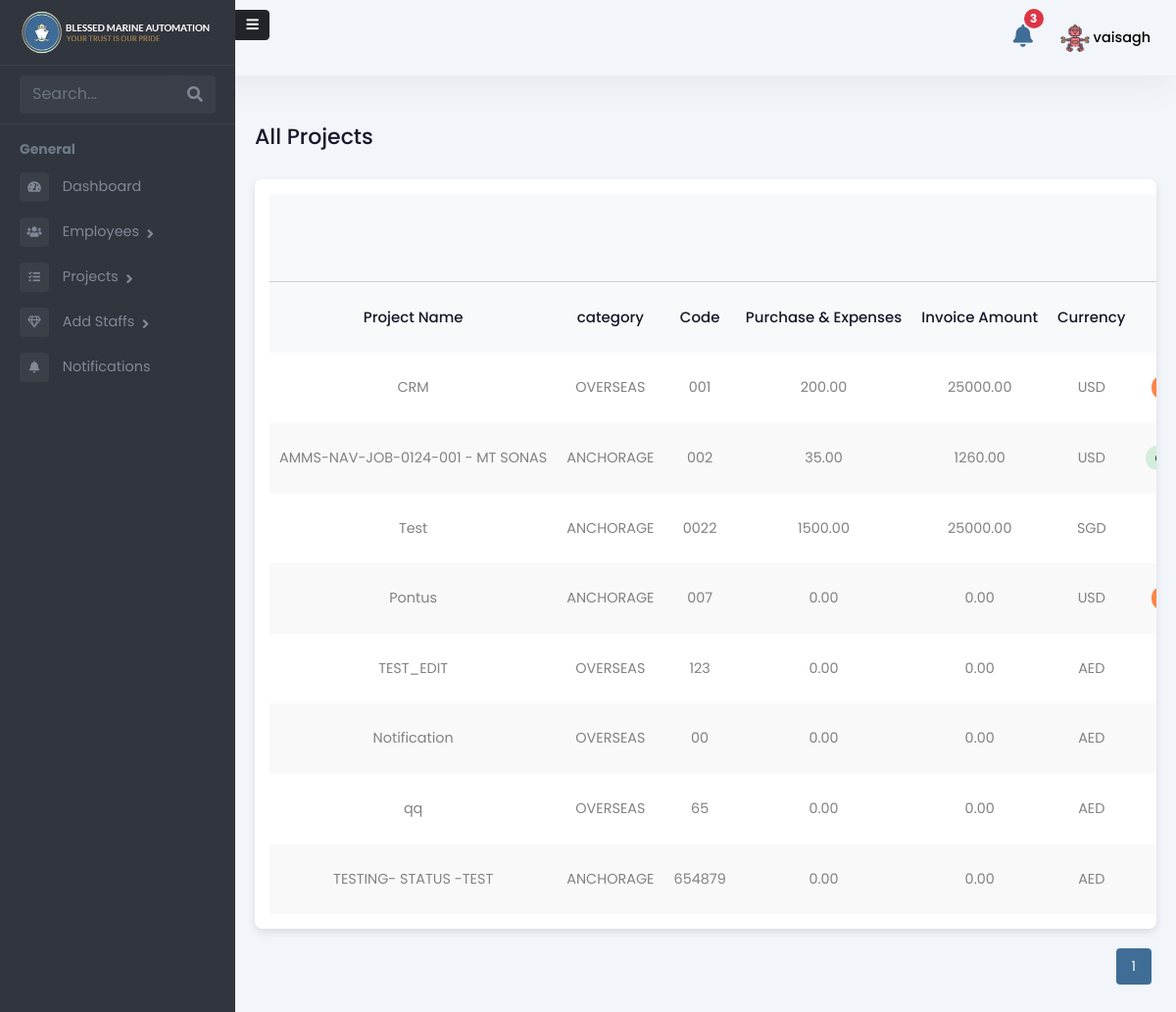
Screenshot of /admin-panel/projects/ (signed in) with the database file from the repository.
### Admin/models.py (models this page shows, shortened)
class Employee(models.Model):
    user = models.OneToOneField(User, on_delete=models.CASCADE, related_name='employee_profile')
    is_employee = models.BooleanField(default=False)
    is_manager = models.BooleanField(default=False)
    rank = models.CharField(max_length=255, blank=True, null=True)
    salary = models.DecimalField(max_digits=10, decimal_places=2, blank=True, null=True)
    work_days = models.DecimalField(max_digits=10, decimal_places=2, default=0, blank=True)
    holidays = models.IntegerField(null=True, blank=True)
    overseas_days = models.IntegerField(default=0)
    date_of_birth = models.DateField(null=True, blank=True)
    phone_number = models.CharField(max_length=15, blank=True, null=True)
    date_of_join = models.DateField(null=True, blank=True)
    address = models.TextField(blank=True, null=True)
    profile_picture = models.ImageField(upload_to="profile_pictures/", null=True, blank=True)

class Project(models.Model):
    STATUS_CHOICES = [
        ('PENDING', 'Pending'),
        ('ASSIGN', 'Assign'),
        ('ONGOING', 'Ongoing'),
        ('HOLD', 'Hold'),
        ('CANCELLED', 'Cancelled'),
        ('COMPLETED', 'Completed'),
    ]
    CATEGORY_CHOICES = [
        ('OVERSEAS', 'Overseas'),
        ('ANCHORAGE', 'Anchorage'),
        ('HOLIDAY_WORKING', 'Holiday Working'),
    ]
    PRIORITY_CHOICES = [
        ('HIGH', 'High'),
        ('MEDIUM', 'Medium'),
        ('LOW', 'Low'),
    ]
    name = models.CharField(max_length=255)
    code = models.CharField(max_length=100, unique=True)
    client_name = models.CharField(max_length=255, default="", blank=True)
    purchase_and_expenses = models.DecimalField(
        max_digits=12, decimal_places=2, default=0.00)
    invoice_amount = models.DecimalField(
        max_digits=12, decimal_places=2, default=0.00)
    currency_code = models.CharField(max_length=10, default="AED")
    status = models.CharField(
        max_length=100, choices=STATUS_CHOICES, default='PENDING')
    category = models.CharField(
        max_length=50, choices=CATEGORY_CHOICES, default='OVERSEAS')
    priority = models.CharField(max_length=10, choices=PRIORITY_CHOICES, default='MEDIUM')
    job_description = models.TextField(blank=True, null=True)
    manager = models.ForeignKey(
        'Employee', on_delete=models.SET_NULL, null=True, blank=True, related_name='managed_projects',
        limit_choices_to={'is_manager': True}
    )
    created_at = models.DateTimeField(auto_now_add=True)
    deadline_date = models.DateField(null=True, blank=True)
    attachment = models.FileField(upload_to='project_attachments/', blank=True, null=True)

### Admin/views.py (the view)
# urls.py: path('projects/', project_list_view, name='project-list'),
@login_required
def project_list_view(request):
    projects = Project.objects.all()
    search_query = request.GET.get('search', '').strip()
    if search_query:
            projects = projects.filter(
                name__icontains=search_query
            )
    project_data = [
        {
            "id": project.id,
            "name": project.name,
            "category": project.category,
            "code": project.code,
            "status": project.status,
            "invoice": project.invoice_amount,
            "currency": project.currency_code,
            "purchase_and_expenses": project.purchase_and_expenses,
        }
        for project in projects
    ]
    paginator = Paginator(project_data, 10)
    page_number = request.GET.get('page')
    page_obj = paginator.get_page(page_number)
    context = {
        "projects": page_obj,
        "search_query": search_query,
    }
    return render(request, 'Admin/project_list.html', context)

### templates/Admin/project_list.html (shortened to what this page needs)
{% extends 'Admin/adminbase.html' %}
{% load static %}
{% block content %}
<div class="emply-list-wraper">
  <div class="pg-title">
    <h1>All Projects</h1>
  </div>
  <div class="widget-box table-wdgt">
    <table id="employeeTable">
      <thead>
        <tr style="border-bottom: 1px solid #ccc">
          <th></th>
          <th></th>
          <th></th>
          <th></th>
          <th></th>
          <th></th>
          <th></th>
        </tr>
      </thead>
      <thead>
        <tr>
          <th>Project Name</th>
          <th>category</th>
          <th>Code</th>
          <th>Purchase & Expenses</th>
          <th>Invoice Amount</th>
          <th>Currency</th>
          <th>Status</th>
        </tr>
      </thead>
      <tbody>
        {% for project in projects %}
        <tr>
          <td>
            <a href="{% url 'project-summary' project.id %}">{{ project.name }}</a>
          </td>
          <td>{{ project.category }}</td>
          <td>{{ project.code }}</td>
          <td>{{ project.purchase_and_expenses }}</td>
          <td>{{ project.invoice }}</td>
          <td>{{ project.currency }}</td>
          <td><span class="status
            {% if project.status == 'ONGOING' %} ongoing
            {% elif project.status == 'COMPLETED' %} completed
            {% elif project.status == 'ASSIGN' %} Assign
            {% elif project.status == 'PENDING' %} pending
            {% elif project.status == 'HOLD' %} hold
            {% elif project.status == 'CANCELLED' %} cancelled
            {% else %}status-default{% endif %}
          ">{{ project.status }}</span></td>
        </tr>
        {% endfor %}
      </tbody>
    </table>
  </div>
  <div class="pagination" id="pagination">
    {% for num in projects.paginator.page_range %}
        <a href="?page={{ num }}">
            <button class="{% if num == projects.number %}active{% endif %}">{{ num }}</button>
        </a>
    {% endfor %}
</div>
</div>
{% endblock %}

### templates/Admin/adminbase.html (shortened to what this page needs)
{% load static %}
<!DOCTYPE html>
<html lang="en">
<head>
    <link rel="stylesheet" href="{% static 'assets/vendor/bootstrap/css/bootstrap.min.css' %}" />
    <link href="https://use.fontawesome.com/releases/v5.0.6/css/all.css" rel="stylesheet" />
    <link rel="stylesheet" href="{% static 'assets/css/style.css' %}" />
</head>
<body>
    <header>
      <div class="hdr-notification">
        <a href="{% url 'admin-notifications' %}">
            <button type="button" class="btn btn-primary position-relative">
                <i class="fas fa-bell"></i>
                <span id="admin-notification-count" class="position-absolute top-0 start-100 translate-middle badge rounded-pill bg-danger">
                </span>
            </button>
        </a>
    </div>
        <div class="hdr-user">
          <div class="dropdown">
            <button class="btndropdown-toggle" type="button" id="dropdownMenuButton1"
                  data-bs-toggle="dropdown" aria-expanded="false">
                  {% if request.user.employee_profile.profile_picture %}
                      <img src="{{ request.user.employee_profile.profile_picture.url }}"
                           alt="Profile Picture"
                           class="rounded-circle"
                           style="width: 30px; height: 30px; object-fit: cover;">
                  {% else %}
                      <i class="fas fa-user"></i>
                  {% endif %}
                  <span>{{ request.user.username }}</span>
              </button>
          </div>
        </div>
      </header>
    <div class="page-wrapper chiller-theme toggled"  id="content">
        <nav id="sidebar"  class="sidebar-wrapper sidebar">
            <a id="show-sidebar"   onclick="toggleSidebar()" class="btn btn-sm btn-dark" href="#">
              <i class="fas fa-bars"></i>
            </a>
            <div class="sidebar-content">
              <div class="sidebar-brand">
                <a href="{% url 'admin-dashboard' %}"><img src="{% static 'assets/images/blessesmarine-logo.webp' %}"
                    alt="Blessed Marine Automation Logo" /></a>
              </div>
              <div class="sidebar-search">
                <div>
                  <div class="input-group">
                    <input
                      type="text"
                      class="form-control search-menu"
                      placeholder="Search..."
                    />
                    <div class="input-group-append">
                      <span class="input-group-text">
                        <i class="fa fa-search" aria-hidden="true"></i>
                      </span>
                    </div>
                  </div>
                </div>
              </div>
              <div class="sidebar-menu">
                <ul>
                  <li class="header-menu">
                    <span>General</span>
                  </li>
                  <li>
                    <a href="{% url 'admin-dashboard' %}">
                      <i class="fa fa-tachometer-alt"></i>
                      <span>Dashboard</span>
                    </a>
                  </li>
                  <li class="sidebar-dropdown">
                    <a href="#">
                      <i class="fas fa-users"></i>
                      <span>Employees</span>
                    </a>
                  </li>
                  <li class="sidebar-dropdown">
                    <a href="#">
                      <i class="fas fa-tasks"></i>
                      <span>Projects</span>
                    </a>
                  </li>
                  <li class="sidebar-dropdown">
                    <a href="#">
                      <i class="far fa-gem"></i>
                      <span>Add Staffs</span>
                    </a>
                  </li>
                  <li>
                    <a href="{% url 'admin-notifications' %}">
                        <i class="fas fa-bell"></i>
                        <span>Notifications</span>
                    </a>
                </li>
                </ul>
              </div>
            </div>
          </nav>
        {% block content %}
        {% endblock %}
    </div>
</body>
</html>

### rows the page displays
Project: name "CRM", category "OVERSEAS", code "001", purchase_and_expenses "200.00", invoice "25000.00", currency "USD"
Project: name "AMMS-NAV-JOB-0124-001 - MT SONAS", category "ANCHORAGE", code "002", purchase_and_expenses "35.00", invoice "1260.00", currency "USD"
Project: name "Test", category "ANCHORAGE", code "0022", purchase_and_expenses "1500.00", invoice "25000.00", currency "SGD"
Project: name "Pontus", category "ANCHORAGE", code "007", purchase_and_expenses "0.00", invoice "0.00", currency "USD"
Project: name "TEST_EDIT", category "OVERSEAS", code "123", purchase_and_expenses "0.00", invoice "0.00", currency "AED"
Project: name "Notification", category "OVERSEAS", code "00", purchase_and_expenses "0.00", invoice "0.00", currency "AED"
Project: name "qq", category "OVERSEAS", code "65", purchase_and_expenses "0.00", invoice "0.00", currency "AED"
Project: name "TESTING- STATUS -TEST", category "ANCHORAGE", code "654879", purchase_and_expenses "0.00", invoice "0.00", currency "AED"

### other values shown
{{ request.user.username }} "vaisagh"
{{ num }} "1"
